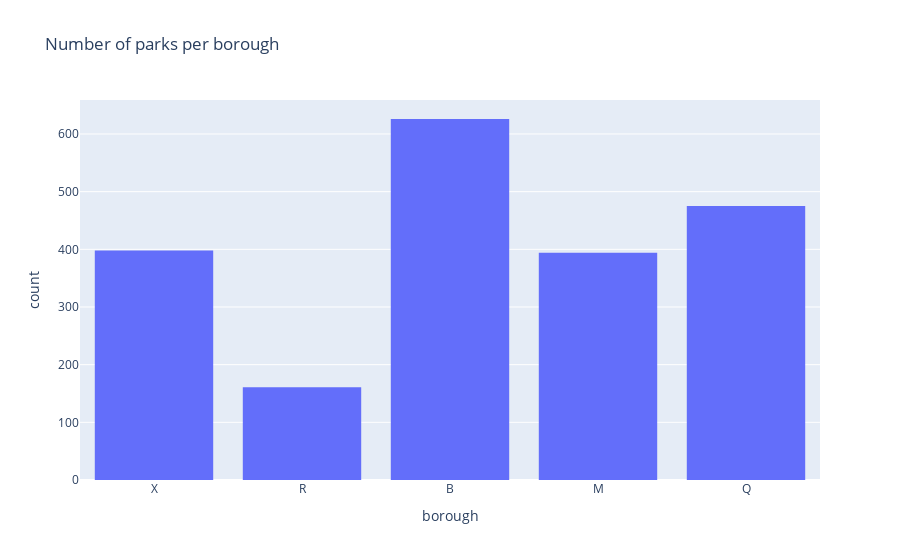

The notebook cell this image was saved under:
### Code cell
import plotly.express as px

px.histogram(
    parks,
    x="borough",
    title="Number of parks per borough",
)

### Figure 1 — Plotly figure (JSON) as saved in the notebook; plotly's stock layout.template omitted (floating-point values rounded to 4 significant figures; data arrays with more than 128 entries replaced by an {"elided": "..."} marker saying what was removed)
{"data": [{"bingroup": "x", "hovertemplate": "borough=%{x}<br>count=%{y}<extra></extra>", "legendgroup": "", "marker": {"color": "#636efa", "pattern": {"shape": ""}}, "name": "", "orientation": "v", "showlegend": false, "type": "histogram", "x": {"elided": "2054 str values"}, "xaxis": "x", "yaxis": "y"}], "layout": {"barmode": "relative", "legend": {"tracegroupgap": 0}, "title": {"text": "Number of parks per borough"}, "xaxis": {"anchor": "y", "domain": [0, 1], "title": {"text": "borough"}}, "yaxis": {"anchor": "x", "domain": [0, 1], "title": {"text": "count"}}}}
